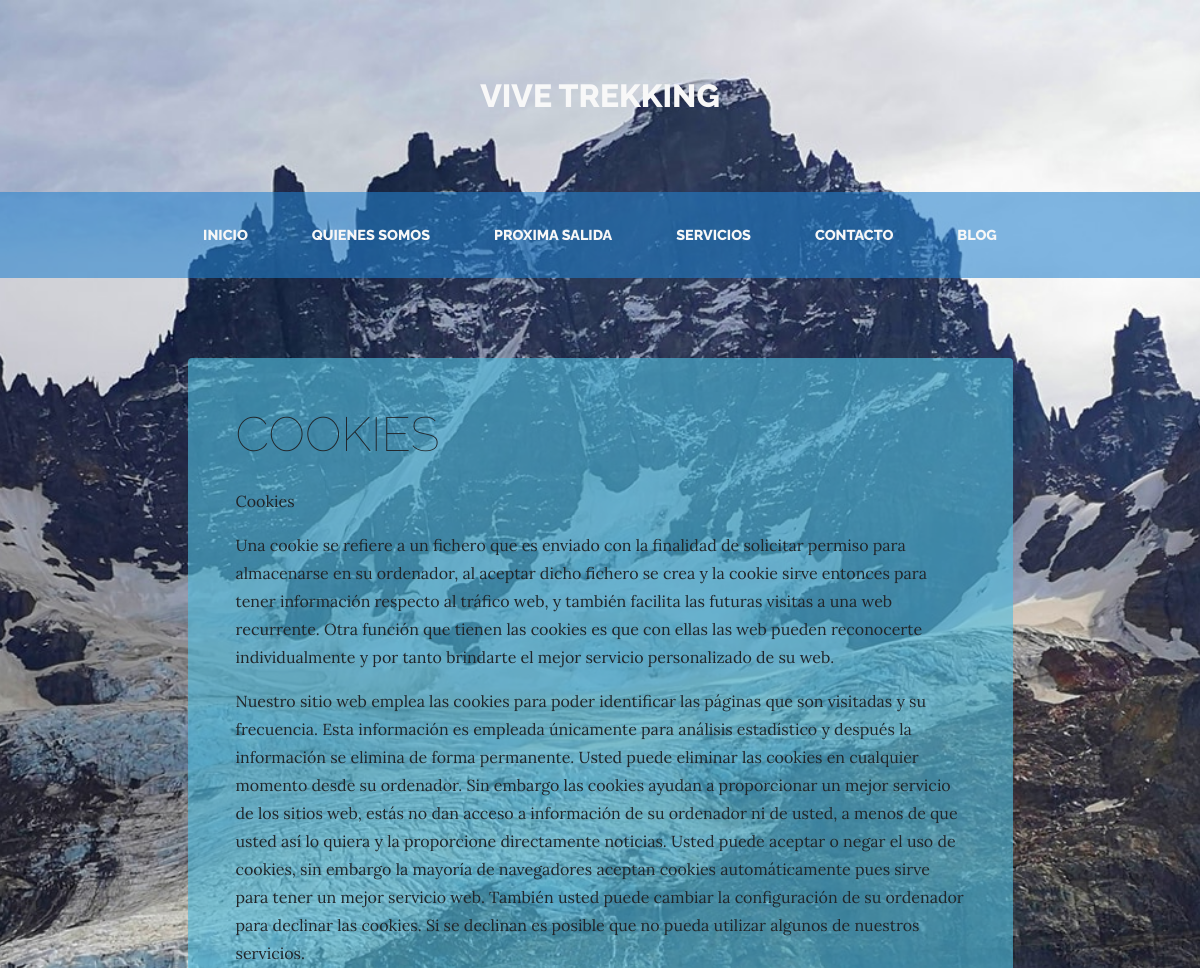
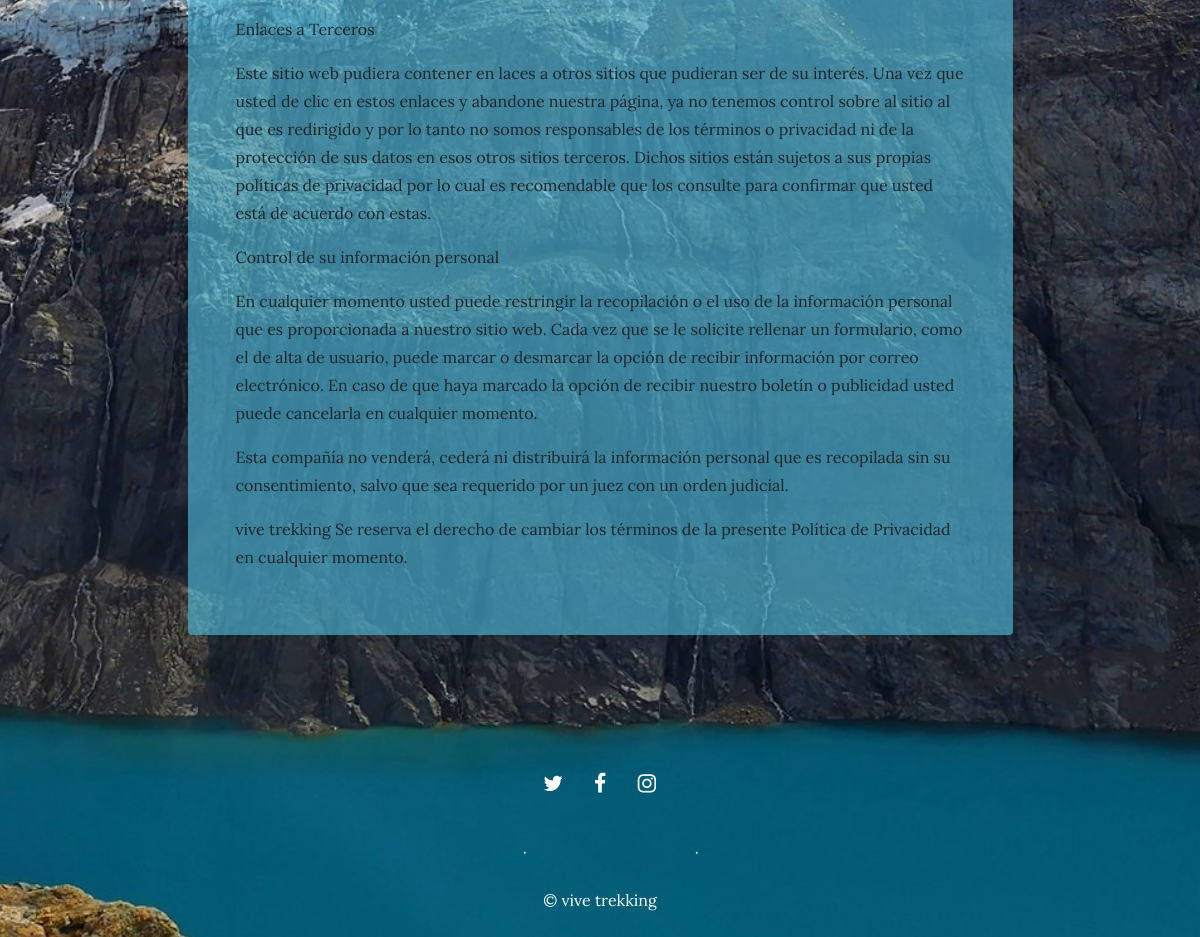
/page/2/cookies/, run on the app's committed database (2 pictures, top to bottom).
### pages/models.py (models this page shows, shortened)
class Page(models.Model):
    title = models.CharField(verbose_name="Titulo", max_length=200)
    content = models.TextField(verbose_name="Contenido")
    order = models.SmallIntegerField(verbose_name="Ordem", default=0)
    created = models.DateTimeField(auto_now_add=True, verbose_name="Fecha de creacion")
    update = models.DateTimeField(auto_now=True, verbose_name="Fecha de edicion")
    class Meta:
        verbose_name = "pagina"
        verbose_name_plural = "paginas"
        ordering = ['order','title']

### pages/views.py (the view)
# urls.py: path('<int:page_id>/<slug:page_slug>/', views.page, name="page"),
def page(request, page_id, page_slug):
    page = get_object_or_404(Page, id=page_id)
    return render(request, 'pages/sample.html', {'page':page})

### pages/templatetags/pages_extras.py (called while the page is built)
@register.simple_tag # transformamos una funcion normal en un tag simple y lo registramos en la libreria de tamplates
def get_page_list():
    pages = Page.objects.all()
    return pages

### social/processors.py (called while the page is built)
def ctx_dict(request):
    ctx = {}
    links =  Link.objects.all()
    for link in links:
        ctx[link.key] = link.url
    return ctx

### pages/templates/pages/sample.html (shortened to what this page needs)
{% extends 'core/base.html' %}
{% load static %}
{% block content %}
<section class="page-section about-heading">
  <div class="container">
    <div class="about-heading-content mbtm">
      <div class="row">
        <div class="col-xl-9 col-lg-10 mx-auto">
          <div class="bg-faded rounded p-5 forced">
            <h2 class="section-heading mb-4">
              <span class="section-heading-lower">{{page.title}}</span>
            </h2>
            <div class="section-content">
            {{page.content|linebreaks}}
            </div>
          </div>
        </div>
      </div>
    </div>
  </div>
</section>
{% endblock %}

### core/templates/core/base.html (shortened to what this page needs)
<!DOCTYPE html>
<html lang="es">
  <head>
    {% load static %}
    <link href="{% static 'core/vendor/bootstrap/css/bootstrap.min.css' %}" rel="stylesheet">
    <link href="{% static 'core/vendor/font-awesome/css/font-awesome.min.css' %}" rel="stylesheet" type="text/css">
    <link href="{% static 'core/css/business-casual.css' %}" rel="stylesheet">
  </head>
  <body>
    <h1 class="site-heading text-center text-white d-none d-lg-block">
      <span class="site-heading-upper text-primary mb-3">VIVE TREKKING</span>
    </h1>
    <nav class="navbar navbar-expand-lg navbar-dark py-lg-4" id="mainNav">
      <div class="container">
        <div class="collapse navbar-collapse" id="navbarResponsive">
          <ul class="navbar-nav mx-auto">
            <li class="nav-item  px-lg-4{% if request.path == '/'%} active {%endif%}">
              <a class="nav-link text-uppercase text-expanded" href="{% url 'home' %}">Inicio</a>
            </li>
            <li class="nav-item px-lg-4{% if request.path == '/about/'%} active {%endif%}">
              <a class="nav-link text-uppercase text-expanded" href="{% url 'about' %}">Quienes somos</a>
            </li>
            <li class="nav-item px-lg-4{% if request.path == '/store/'%} active {%endif%}">
              <a class="nav-link text-uppercase text-expanded" href="{% url 'store' %}">Proxima salida</a>
            </li>
            <li class="nav-item px-lg-4{% if request.path == '/services/'%} active {%endif%}">
              <a class="nav-link text-uppercase text-expanded" href="{% url 'services' %}">Servicios</a>
            </li>
            <li class="nav-item px-lg-4{% if request.path == '/contact/'%} active {%endif%}">
              <a class="nav-link text-uppercase text-expanded" href="{% url 'contact' %}">Contacto</a>
            </li>
            <li class="nav-item px-lg-4{% if request.path == '/blog/'%} active {%endif%}">
              <a class="nav-link text-uppercase text-expanded" href="{% url 'blog' %}">Blog</a>
            </li>
          </ul>
        </div>
      </div>
    </nav>
    {% block content %} {% endblock %}
    <footer class="footer text-faded text-center py-5">
      <div class="container">
        <p class="m-0">
        {% if LINK_TWITTER %}
          <a href="{{LINK_TWITTER}}" class="link">
            <span class="fa-stack fa-lg">
              <i class="fa fa-circle fa-stack-2x"></i>
              <i class="fa fa-twitter fa-stack-1x fa-inverse"></i>
            </span>
          </a>
        {%endif%}
        {% if LINK_FACEBOOK %}
          <a href="{{LINK_FACEBOOK}}" class="link">
            <span class="fa-stack fa-lg">
              <i class="fa fa-circle fa-stack-2x"></i>
              <i class="fa fa-facebook fa-stack-1x fa-inverse"></i>
            </span>
          </a>
        {%endif%}
        {% if LINK_INSTAGRAM %}
	        <a href="{{LINK_INSTAGRAM}}" class="link">
	          <span class="fa-stack fa-lg">
	            <i class="fa fa-circle fa-stack-2x"></i>
	            <i class="fa fa-instagram fa-stack-1x fa-inverse"></i>
	          </span>
	        </a>
        {%endif%}
	    </p>
        <p class="m-0 mbt">
          {%load pages_extras%}
          {%get_page_list as page_list%}
          {%for page in page_list%}
            <a href="{%url 'page' page.id page.title|slugify%}" class="link">{{page.title}}</a> {%if not forloop.last%} · {%endif%}
          {%endfor%}
		  </p>
        <p class="m-0 mbt1">&copy; vive trekking</p>
      </div>
	</footer>
  </body>
</html>

### core/static/core/css/business-casual.css (style rules this page uses)
body { font-family: 'Lora'; background: linear-gradient(rgba(19, 33, 141, 0), rgba(14, 44, 88, 0)), url("../img/castillo.jpg"); background-attachment: fixed; background-position: center; background-size: cover; }
h1, h2, h3, h4, h5, h6 { font-family: 'Raleway'; }
p { line-height: 1.75; }
.text-faded { color: rgb(255, 254, 254); }
.site-heading { margin-top: 5rem; margin-bottom: 5rem; text-transform: uppercase; line-height: 1; font-family: 'Raleway'; }
.site-heading .site-heading-upper { display: block; font-size: 2rem; font-weight: 800; }
.page-section { margin-top: 5rem; margin-bottom: 5rem; }
.section-heading { text-transform: uppercase; }
.section-heading .section-heading-lower { display: block; font-size: 3rem; font-weight: 100; }
.bg-faded { background-color: rgba(80, 189, 223, 0.623); }
#mainNav { background-color: rgba(37, 130, 206, 0.582); font-family: 'Raleway'; }
#mainNav .navbar-nav .nav-item .nav-link { color: rgb(247, 247, 247); font-weight: 800; }
@media (min-width: 992px) { #mainNav .navbar-nav .nav-item .nav-link { font-size: 0.9rem; } }
@media (min-width: 992px) { .about-heading .about-heading-content { margin-top: -5rem; position: relative; z-index: 1; } }
.footer { background-color: rgba(94, 93, 93, 0); }
.text-primary { color: #f8f8f8 !important; }
.mbtm { padding-top: 5rem; }
.mbt { padding-top: 2rem; }
.mbt1 { padding-top: 1.25rem; }
a.link { color: #02020200; }
.section-content { font-family: 'Lora' !important; font-size: 16px !important; font-weight: 400 !important; line-height: 28px !important; }

### data on the page
Page: title "COOKIES", content "Cookies Una cookie se refiere a un fichero que es enviado con la finalidad de solicitar permiso para almacenarse en su ordenador, al aceptar dicho fichero se crea y la cookie sirve entonces para tener información respecto al tráfico web, y también facilita las futuras visitas a una web recurrente. Otra función que tienen las cookies es que con ellas las web pueden reconocerte individualmente y por tanto brindarte el mejor servicio personalizado de su web. Nuestro sitio web emplea las cookies para poder identificar las páginas que son visitadas y su frecuencia. Esta información es empleada únicamente para análisis estadístico y después la información se elimina de forma permanente. Usted…"
